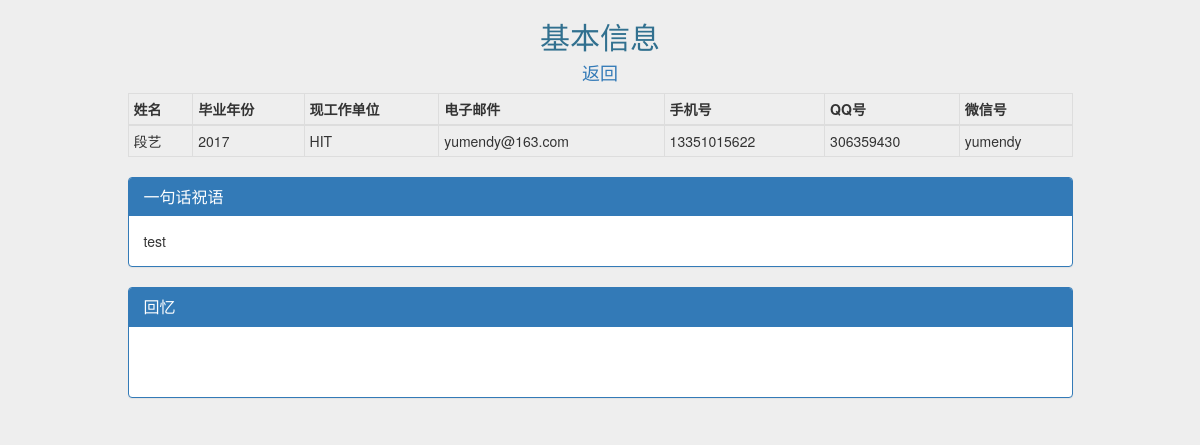
/record/2/detail/ (signed in), run on the app's committed database.
### register/models.py (models this page shows, shortened)
class Record(models.Model):
    name = models.CharField(max_length=256)
    graduate = models.SmallIntegerField()
    unit = models.CharField(max_length=512)
    phone = models.CharField(max_length=32)
    email = models.EmailField()
    im = models.CharField(max_length=32, null=True, blank=True)
    wechat = models.CharField(max_length=32, null=True, blank=True)
    short_word = models.CharField(max_length=200, null=True, blank=True)
    content = RichTextUploadingField(blank=True, null=True)

### register/views.py (the view)
# urls.py: url(r'^record/(?P<pk>[0-9]+)/detail/$', views.RecordDetailView.as_view(), name='record_detail'),
class RecordDetailView(LoginRequiredMixin, DetailView):
    login_url = reverse_lazy('login')
    model = Record
    template_name = 'register/record_detail.html'
    context_object_name = 'record'

### templates/register/record_detail.html (shortened to what this page needs)
{% extends 'register/dashboard_base.html' %}
{% block body %}
    <div class="container">
        <div class="row">
            <div class="col-md-10 col-md-offset-1">
                <h2 class="text-info text-center">基本信息</h2>
                <h4 class="text-center"><a href="{% url 'record_list' %}">返回</a></h4>
                <div class="table-responsive">
                    <table class="table table-hover table-condensed table-bordered">
                        <thead>
                            <tr>
                                <th>姓名</th>
                                <th>毕业年份</th>
                                <th>现工作单位</th>
                                <th>电子邮件</th>
                                <th>手机号</th>
                                <th>QQ号</th>
                                <th>微信号</th>
                            </tr>
                        </thead>
                        <tbody>
                            <tr>
                                <td>{{ record.name }}</td>
                                <td>{{ record.graduate }}</td>
                                <td>{{ record.unit }}</td>
                                <td>{{ record.email }}</td>
                                <td>{{ record.phone }}</td>
                                <td>{{ record.im }}</td>
                                <td>{{ record.wechat }}</td>
                            </tr>
                        </tbody>
                    </table>
                </div>
            </div>
        </div>
        <div class="row">
            <div class="col-md-10 col-md-offset-1">
                <div class="panel panel-primary">
                    <div class="panel-heading">
                        <h3 class="panel-title">一句话祝语</h3>
                    </div>
                    <div class="panel-body">
                            {{ record.short_word }}
                    </div>
                </div>
            </div>
        </div>
        <div class="row">
            <div class="col-md-10 col-md-offset-1">
                <div class="panel panel-primary">
                    <div class="panel-heading">
                        <h3 class="panel-title">回忆</h3>
                    </div>
                    <div class="panel-body">
                        <p>{{ record.content|safe }}</p>
                    </div>
                </div>
            </div>
        </div>
    </div>
{% endblock %}

### data on the page
Record: name "段艺", graduate "2017", unit "HIT", email "yumendy@163.com", phone "13351015622", im "306359430", wechat "yumendy", short_word "test"
